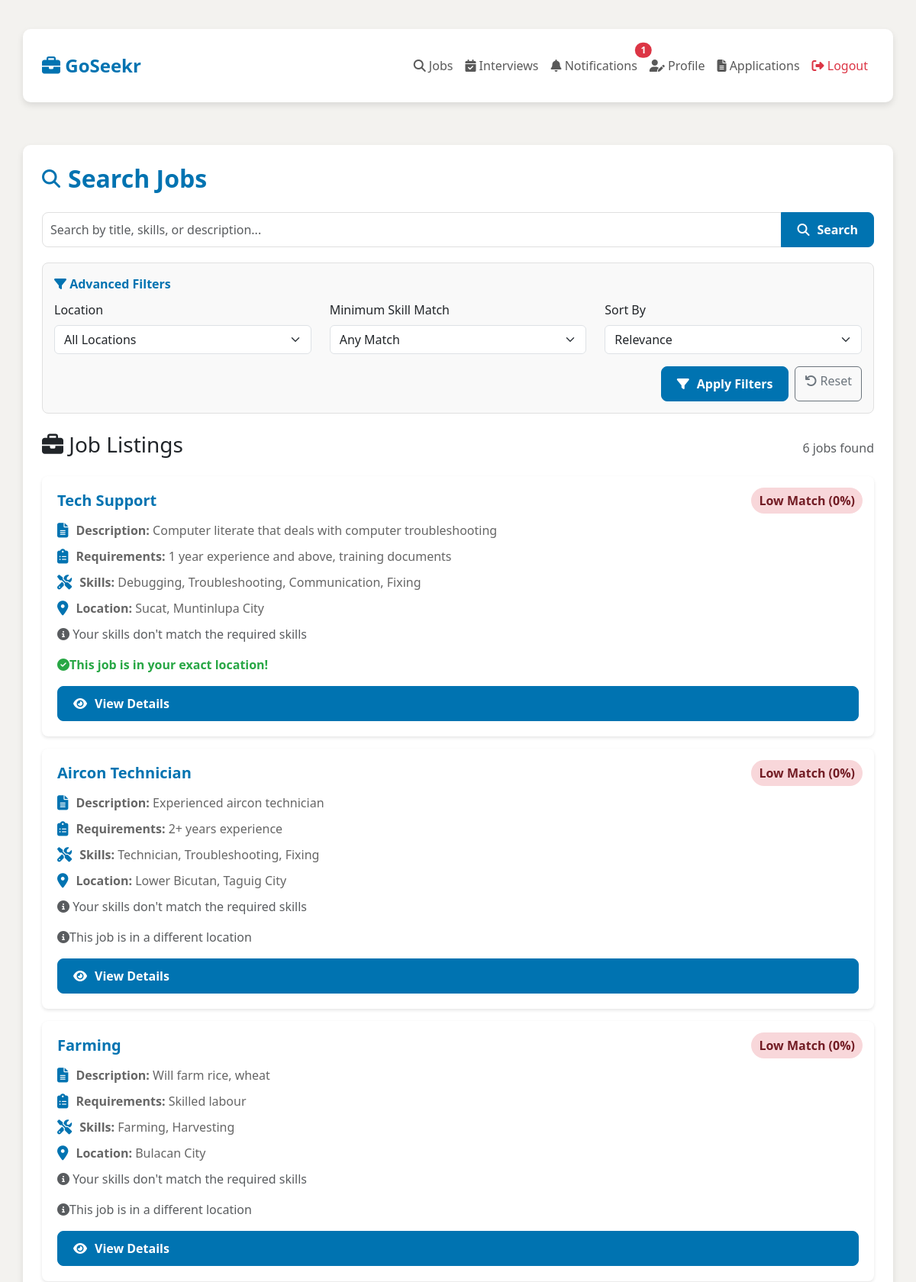
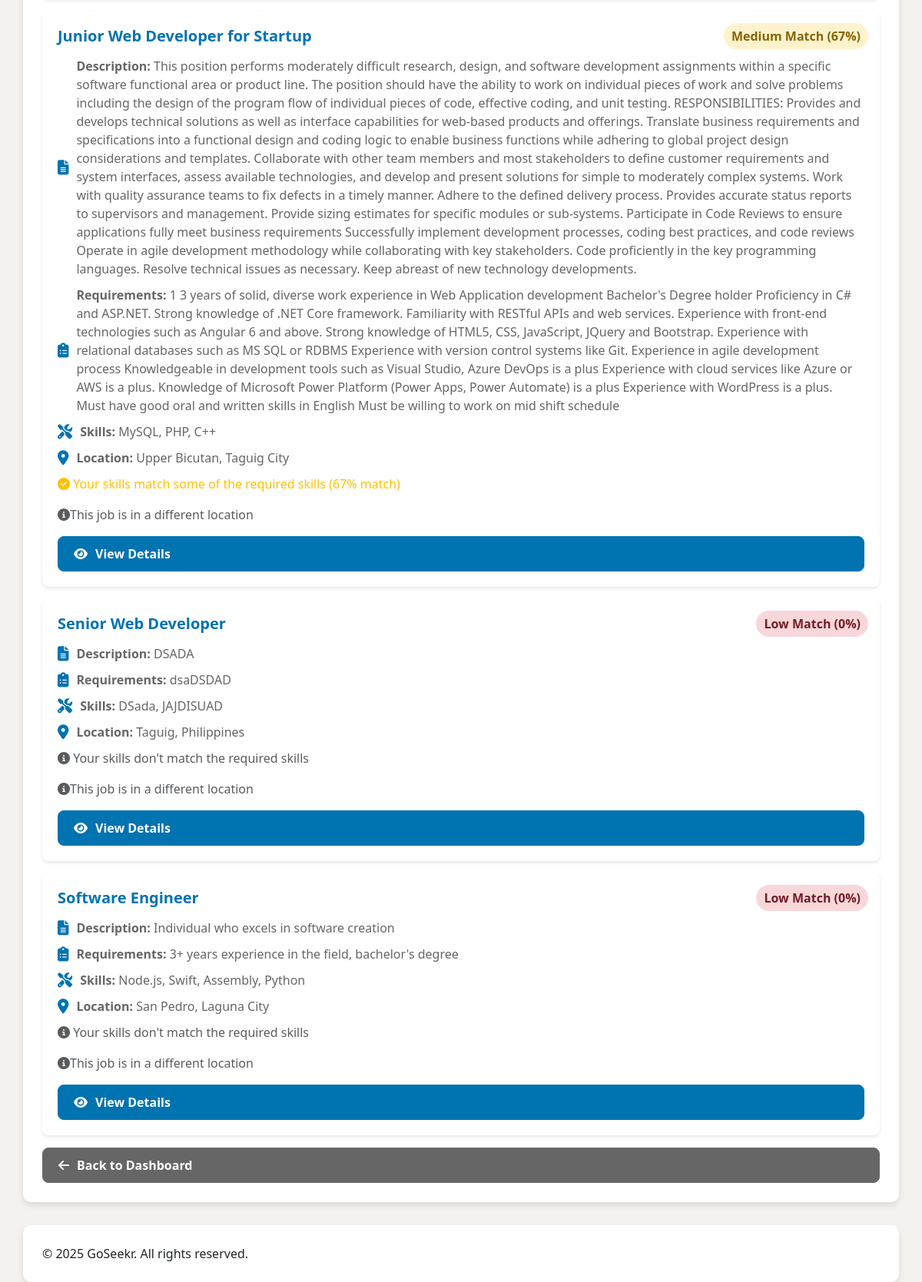
The page /job_seeker/search_jobs.php (signed in) on the database its author committed (2 pictures, top to bottom).
### tables this page shows
CREATE TABLE `job_postings` (
  `job_id` int(11) NOT NULL,
  `employer_id` int(11) NOT NULL,
  `title` varchar(255) NOT NULL,
  `description` text NOT NULL,
  `requirements` text NOT NULL,
  `skills` text NOT NULL,
  `status` enum('pending','approved','rejected','unavailable') NOT NULL,
  `created_at` timestamp NOT NULL DEFAULT current_timestamp(),
  `location` varchar(255) DEFAULT NULL,
  `quota` int(11) DEFAULT 1
);

### job_seeker/search_jobs.php (the view, shortened to what this page needs)
<?php
include '../db.php';
$user_id = $_SESSION['user_id'];
$search = '';
$min_skill_match = isset($_GET['min_skill_match']) ? intval($_GET['min_skill_match']) : 0;
$sort_by = isset($_GET['sort_by']) ? $_GET['sort_by'] : 'relevance';
$sql = "SELECT skills, location FROM job_seekers WHERE seeker_id = $user_id";
$result = $conn->query($sql);
$seeker_data = $result->fetch_assoc();
$seeker_skills = $seeker_data['skills'];
$seeker_location = $seeker_data['location'];
function getSkillMatchPercentage($seekerSkills, $jobSkills)
{
    $seekerSkillsArray = array_map('trim', explode(',', strtolower($seekerSkills)));
    $jobSkillsArray = array_map('trim', explode(',', strtolower($jobSkills)));
    $matchingSkills = array_intersect($seekerSkillsArray, $jobSkillsArray);
    $matchCount = count($matchingSkills);
    $jobSkillCount = count($jobSkillsArray);
    return $jobSkillCount > 0 ? round(($matchCount / $jobSkillCount) * 100) : 0;
}
function areLocationsNearby($location1, $location2)
{
    $loc1 = strtolower($location1);
    $loc2 = strtolower($location2);
    $loc1_parts = preg_split('/[,\s]+/', $loc1);
    $loc2_parts = preg_split('/[,\s]+/', $loc2);
    $common_parts = array_intersect($loc1_parts, $loc2_parts);
    return count($common_parts) >= 2;
}
$sql = "SELECT *,
        CASE
            WHEN location = '$seeker_location' THEN 1
            ELSE 0
        END AS location_match
        FROM job_postings
        WHERE status = 'approved' AND quota > 0";
switch ($sort_by) {
    default:
        $sql .= " ORDER BY location_match DESC, title ASC";
        break;
}
$result = $conn->query($sql);
$filtered_jobs = [];
if ($result->num_rows > 0) {
    while ($row = $result->fetch_assoc()) {
        $row['skill_match'] = getSkillMatchPercentage($seeker_skills, $row['skills']);
        if ($row['skill_match'] >= $min_skill_match) {
            $filtered_jobs[] = $row;
        }
    }
}
$sql = "SELECT COUNT(*) AS unread_count FROM notifications WHERE user_id = $user_id AND status = 'unread'";
$unread_count = $conn->query($sql)->fetch_assoc()['unread_count'];
?>
<!DOCTYPE html>
<html lang="en">
<head>
    <link href="https://cdn.jsdelivr.net/npm/bootstrap@5.3.0/dist/css/bootstrap.min.css" rel="stylesheet">
    <link rel="stylesheet" href="https://cdnjs.cloudflare.com/ajax/libs/font-awesome/6.4.0/css/all.min.css">
</head>
<body>
    <nav class="navbar navbar-expand-lg navbar-light">
        <div class="container">
            <a class="navbar-brand brand-logo" href="dashboard.php">
                <i class="fas fa-briefcase"></i> GoSeekr
            </a>
            <div class="collapse navbar-collapse" id="navbarNav">
                <ul class="navbar-nav ms-auto">
                    <li class="nav-item">
                        <a class="nav-link" href="search_jobs.php">
                            <i class="fas fa-search"></i> Jobs
                        </a>
                    </li>
                    <li class="nav-item">
                        <a class="nav-link" href="view_interview.php">
                            <i class="fas fa-calendar-check"></i> Interviews
                        </a>
                    </li>
                    <li class="nav-item nav-notification">
                        <a class="nav-link position-relative" href="notifications.php">
                            <i class="fas fa-bell"></i> Notifications
                            <?php if ($unread_count > 0): ?>
                                <span class="position-absolute top-0 start-100 translate-middle badge rounded-pill bg-danger">
                                    <?php echo $unread_count; ?>
                                </span>
                            <?php endif; ?>
                        </a>
                    </li>
                    <li class="nav-item">
                        <a class="nav-link" href="update_profile.php">
                            <i class="fas fa-user-edit"></i> Profile
                        </a>
                    </li>
                    <li class="nav-item">
                        <a class="nav-link" href="view_applications.php">
                            <i class="fas fa-file-alt"></i> Applications
                        </a>
                    </li>
                    <li class="nav-item">
                        <a class="nav-link text-danger" href="logout.php">
                            <i class="fas fa-sign-out-alt"></i> Logout
                        </a>
                    </li>
                </ul>
            </div>
        </div>
    </nav>
    <div class="container mt-5">
        <h2><i class="fas fa-search"></i>Search Jobs</h2>
        <form action="search_jobs.php" method="GET" class="mb-4">
            <div class="input-group">
                <input type="text" class="form-control" name="search" placeholder="Search by title, skills, or description..." value="<?php echo $search; ?>">
                <button type="submit" class="btn btn-primary">
                    <i class="fas fa-search"></i>Search
                </button>
            </div>
            <div class="filter-section mt-3">
                <div class="filter-title"><i class="fas fa-filter"></i> Advanced Filters</div>
                <div class="row">
                    <div class="col-md-4 mb-2">
                        <label for="location" class="form-label">Location</label>
                        <select class="form-select" name="location" id="location">
                            <option value="">All Locations</option>
                        </select>
                    </div>
                    <div class="col-md-4 mb-2">
                        <label for="min_skill_match" class="form-label">Minimum Skill Match</label>
                        <select class="form-select" name="min_skill_match" id="min_skill_match">
                            <option value="0" <?php echo ($min_skill_match == 0) ? 'selected' : ''; ?>>Any Match</option>
                        </select>
                    </div>
                    <div class="col-md-4 mb-2">
                        <label for="sort_by" class="form-label">Sort By</label>
                        <select class="form-select" name="sort_by" id="sort_by">
                            <option value="relevance" <?php echo ($sort_by == 'relevance') ? 'selected' : ''; ?>>Relevance</option>
                        </select>
                    </div>
                </div>
                <div class="d-flex justify-content-end mt-2">
                    <button type="submit" class="btn btn-primary">
                        <i class="fas fa-filter"></i> Apply Filters
                    </button>
                    <a href="search_jobs.php" class="btn btn-outline-secondary ms-2">
                        <i class="fas fa-undo"></i> Reset
                    </a>
                </div>
            </div>
        </form>
        <div class="d-flex justify-content-between align-items-center mb-3">
            <h3><i class="fas fa-briefcase"></i> Job Listings</h3>
            <span class="text-muted"><?php echo count($filtered_jobs); ?> jobs found</span>
        </div>
        <?php
        if (count($filtered_jobs) > 0) {
            foreach ($filtered_jobs as $row) {
                $matchPercentage = $row['skill_match'];
                $matchClass = '';
                $matchText = '';
                if ($matchPercentage >= 75) {
                    $matchClass = 'match-high';
                    $matchText = 'High Match';
                } elseif ($matchPercentage >= 50) {
                    $matchClass = 'match-medium';
                    $matchText = 'Medium Match';
                } else {
                    $matchClass = 'match-low';
                    $matchText = 'Low Match';
                }
                echo "<div class='card mb-3 position-relative'>";
                echo "<span class='match-badge $matchClass'>$matchText ($matchPercentage%)</span>";
                echo "<div class='card-body'>";
                echo "<h5 class='card-title'>{$row['title']}</h5>";
                echo "<div class='job-detail'><i class='fas fa-file-alt'></i><p class='card-text'><strong>Description: </strong>{$row['description']}</p></div>";
                echo "<div class='job-detail'><i class='fas fa-clipboard-list'></i><p class='card-text'><strong>Requirements:</strong> {$row['requirements']}</p></div>";
                echo "<div class='job-detail'><i class='fas fa-tools'></i><p class='card-text'><strong>Skills:</strong> {$row['skills']}</p></div>";
                echo "<div class='job-detail'><i class='fas fa-map-marker-alt'></i><p class='card-text'><strong>Location:</strong> {$row['location']}</p></div>";
                if ($matchPercentage > 0) {
                    if ($matchPercentage == 100) {
                        echo "<p class='text-success'><i class='fas fa-check-circle'></i> Your skills perfectly match all required skills!</p>";
                    } elseif ($matchPercentage >= 75) {
                        echo "<p class='text-success'><i class='fas fa-check-circle'></i> Your skills match most of the required skills ($matchPercentage% match)!</p>";
                    } elseif ($matchPercentage >= 50) {
                        echo "<p class='text-warning'><i class='fas fa-check-circle'></i> Your skills match some of the required skills ($matchPercentage% match)</p>";
                    } else {
                        echo "<p class='text-info'><i class='fas fa-info-circle'></i> Your skills partially match the required skills ($matchPercentage% match)</p>";
                    }
                } else {
                    echo "<p class='text-muted'><i class='fas fa-info-circle'></i> Your skills don't match the required skills</p>";
                }
                if ($row['location'] === $seeker_location) {
                    echo "<p class='text-success'><i class='fas fa-check-circle'></i>This job is in your exact location!</p>";
                } elseif (areLocationsNearby($row['location'], $seeker_location)) {
                    echo "<p class='text-success'><i class='fas fa-check-circle'></i>This job is near your location!</p>";
                } else {
                    echo "<p class='text-muted'><i class='fas fa-info-circle'></i>This job is in a different location</p>";
                }
                echo "<a href='view_job.php?id={$row['job_id']}' class='btn btn-primary'>
                    <i class='fas fa-eye'></i>View Details
                </a>";
                echo "</div>";
                echo "</div>";
            }
        } else {
            echo "<div class='alert alert-info'><i class='fas fa-info-circle'></i> No jobs found matching your criteria. Try adjusting your filters.</div>";
        }
        ?>
        <a href="dashboard.php" class="btn btn-secondary">
            <i class="fas fa-arrow-left"></i>Back to Dashboard
        </a>
    </div>
</body>
<footer class="footer mt-auto">
    <div class="container">
        <div class="row">
            <div class="col-md-6">
                <p class="mb-0">&copy; 2025 GoSeekr. All rights reserved.</p>
            </div>
        </div>
    </div>
</footer>
</html>

### job_seeker/search_jobs.php (style rules this page uses)
:root { --primary-color: #0073b1; --secondary-color: #0a66c2; --accent-color: #f5f5f5; --text-muted: #666; --border-color: #e0e0e0; }
body { background-color: #f3f2ef; font-family: 'Segoe UI', Tahoma, Geneva, Verdana, sans-serif; }
.container { background-color: white; padding: 25px; border-radius: 10px; box-shadow: 0 4px 8px rgba(0, 0, 0, 0.1); margin-top: 30px; }
h2 { color: var(--primary-color); font-weight: 700; margin-bottom: 25px; display: flex; align-items: center; gap: 10px; }
h2 i { font-size: 1.5rem; color: var(--primary-color); }
.input-group { margin-bottom: 20px; }
.form-control { border-radius: 8px; border: 1px solid var(--border-color); padding: 10px; }
.btn-primary { background-color: var(--primary-color); border-color: var(--primary-color); border-radius: 8px; padding: 10px 20px; font-weight: 600; display: flex; align-items: center; gap: 10px; }
.brand-logo { font-size: 24px; font-weight: bold; color: var(--primary-color); }
.btn-secondary { background-color: var(--text-muted); border-color: var(--text-muted); border-radius: 8px; padding: 10px 20px; font-weight: 600; display: flex; align-items: center; gap: 10px; }
.card { border: none; border-radius: 8px; box-shadow: 0 2px 4px rgba(0, 0, 0, 0.1); margin-bottom: 20px; transition: transform 0.2s; }
.card-body { padding: 20px; }
.card-title { color: var(--primary-color); font-weight: 700; margin-bottom: 15px; }
.card-text { color: var(--text-muted); margin-bottom: 10px; }
.text-success { color: #28a745 !important; font-weight: 600; }
.job-detail { display: flex; align-items: center; gap: 10px; margin-bottom: 10px; }
.job-detail i { font-size: 1.2rem; color: var(--primary-color); }
.filter-section { background-color: #f9f9f9; padding: 15px; border-radius: 8px; margin-bottom: 20px; border: 1px solid var(--border-color); }
.filter-title { font-weight: 600; color: var(--primary-color); margin-bottom: 10px; }
.match-badge { position: absolute; top: 15px; right: 15px; padding: 5px 10px; border-radius: 20px; font-weight: bold; }
.match-medium { background-color: #fff3cd; color: #856404; }
.match-low { background-color: #f8d7da; color: #721c24; }

### rows shown on the page
job_postings: matchText "Low Match", matchPercentage "0", title "Tech Support", description "Computer literate that deals with computer troubleshooting", requirements "1 year experience and above, training documents", skills "Debugging, Troubleshooting, Communication, Fixing", location "Sucat, Muntinlupa City", shows "Your skills don't match the required skills", shows "This job is in your exact location!"
job_postings: matchText "Low Match", matchPercentage "0", title "Aircon Technician", description "Experienced aircon technician", requirements "2+ years experience", skills "Technician, Troubleshooting, Fixing", location "Lower Bicutan, Taguig City", shows "Your skills don't match the required skills", shows "This job is in a different location"
job_postings: matchText "Low Match", matchPercentage "0", title "Farming", description "Will farm rice, wheat", requirements "Skilled labour", skills "Farming, Harvesting", location "Bulacan City", shows "Your skills don't match the required skills", shows "This job is in a different location"
job_postings: matchText "Medium Match", matchPercentage "67", title "Junior Web Developer for Startup", description "This position performs moderately difficult research, design, and software development assignments within a specific software functional area or product line. The position should have the ability to work on individual pieces of work and solve problems including the design of the program flow of individual pieces of code, effective coding, and unit testing. RESPONSIBILITIES: Provides and develops technical solutions as well as interface capabilities for web-based products and offerings. Translate business requirements and specifications into a functional design and coding logic to enable business functions while adhering to global project design considerations and templates. Collaborate with…", requirements "1 3 years of solid, diverse work experience in Web Application development Bachelor's Degree holder Proficiency in C# and ASP.NET. Strong knowledge of .NET Core framework. Familiarity with RESTful APIs and web services. Experience with front-end technologies such as Angular 6 and above. Strong knowledge of HTML5, CSS, JavaScript, JQuery and Bootstrap. Experience with relational databases such as MS SQL or RDBMS Experience with version control systems like Git. Experience in agile development process Knowledgeable in development tools such as Visual Studio, Azure DevOps is a plus Experience with cloud services like Azure or AWS is a plus. Knowledge of Microsoft Power Platform (Power Apps,…", skills "MySQL, PHP, C++", location "Upper Bicutan, Taguig City", shows "This job is in a different location"
job_postings: matchText "Low Match", matchPercentage "0", title "Senior Web Developer", description "DSADA", requirements "dsaDSDAD", skills "DSada, JAJDISUAD", location "Taguig, Philippines", shows "Your skills don't match the required skills", shows "This job is in a different location"
job_postings: matchText "Low Match", matchPercentage "0", title "Software Engineer", description "Individual who excels in software creation", requirements "3+ years experience in the field, bachelor's degree", skills "Node.js, Swift, Assembly, Python", location "San Pedro, Laguna City", shows "Your skills don't match the required skills", shows "This job is in a different location"

### other values the page prints
$unread_count "1"
count($filtered_jobs) "6"
